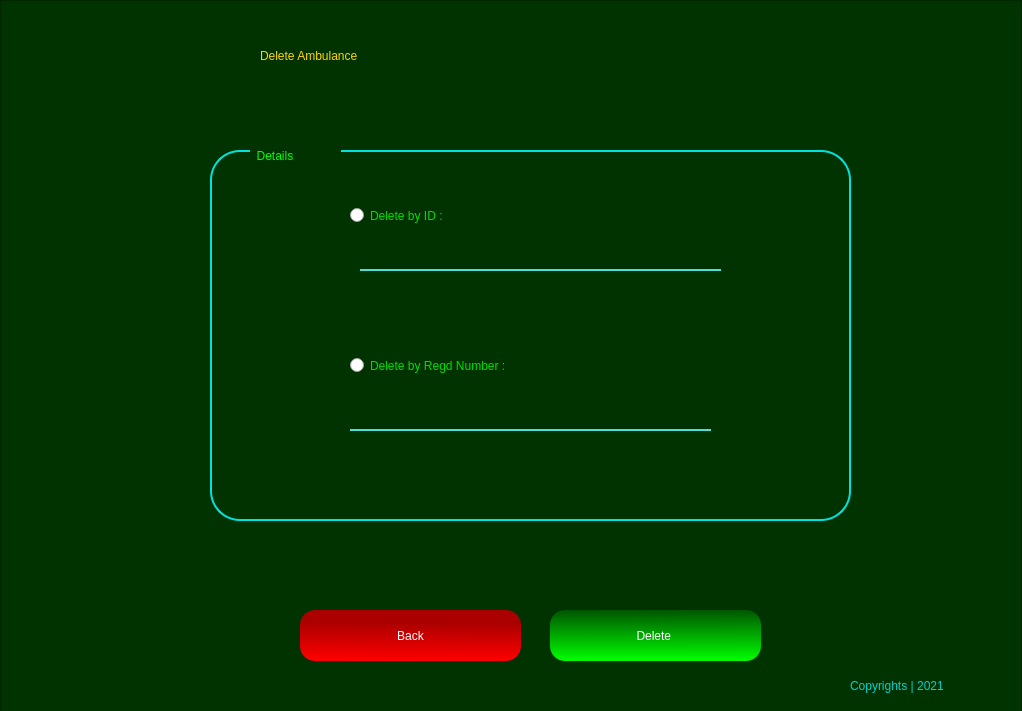
<?xml version="1.0" encoding="UTF-8"?>
<ui version="4.0">
 <class>Form</class>
 <widget class="QWidget" name="Form">
  <property name="geometry">
   <rect>
    <x>0</x>
    <y>0</y>
    <width>1022</width>
    <height>711</height>
   </rect>
  </property>
  <property name="windowTitle">
   <string>Form</string>
  </property>
  <widget class="QFrame" name="frame">
   <property name="geometry">
    <rect>
     <x>0</x>
     <y>0</y>
     <width>1022</width>
     <height>713</height>
    </rect>
   </property>
   <property name="styleSheet">
    <string notr="true">QFrame{

background-color: rgb(0, 51, 0);
color: rgb(0,255,0);

}
</string>
   </property>
   <property name="frameShape">
    <enum>QFrame::StyledPanel</enum>
   </property>
   <property name="frameShadow">
    <enum>QFrame::Raised</enum>
   </property>
   <widget class="QLabel" name="label_5">
    <property name="geometry">
     <rect>
      <x>260</x>
      <y>30</y>
      <width>611</width>
      <height>51</height>
     </rect>
    </property>
    <property name="styleSheet">
     <string notr="true">font: 87 32pt &quot;Arial Black&quot;;
color: rgb(255, 213, 0);</string>
    </property>
    <property name="text">
     <string>Delete Ambulance</string>
    </property>
   </widget>
   <widget class="QPushButton" name="delBtn">
    <property name="geometry">
     <rect>
      <x>550</x>
      <y>610</y>
      <width>211</width>
      <height>51</height>
     </rect>
    </property>
    <property name="styleSheet">
     <string notr="true">QPushButton{
background-color: qlineargradient(spread:pad, x1:0.498, y1:0, x2:0.507, y2:1, stop:0 rgba(0, 85, 0, 255), stop:1 rgba(0, 255, 0, 255));
border-radius:15px;
color: #FFF;
	font: 75 14pt &quot;Microsoft PhagsPa&quot;;

}

QPushButton:hover{

	background-color: rgb(0, 118, 0);
}</string>
    </property>
    <property name="text">
     <string>Delete </string>
    </property>
   </widget>
   <widget class="QPushButton" name="backBtn">
    <property name="geometry">
     <rect>
      <x>300</x>
      <y>610</y>
      <width>221</width>
      <height>51</height>
     </rect>
    </property>
    <property name="styleSheet">
     <string notr="true">QPushButton{
background-color: qlineargradient(spread:pad, x1:0.512, y1:0.238636, x2:0.493, y2:1, stop:0 rgba(170, 0, 0, 255), stop:1 rgba(255, 0, 0, 255));
border-radius:15px;
color: #FFF;
	font: 75 14pt &quot;Microsoft PhagsPa&quot;;

}

QPushButton:hover{

	background-color: rgb(138, 0, 0);
}</string>
    </property>
    <property name="text">
     <string>Back</string>
    </property>
   </widget>
   <widget class="QLabel" name="label_7">
    <property name="geometry">
     <rect>
      <x>10</x>
      <y>650</y>
      <width>51</width>
      <height>51</height>
     </rect>
    </property>
    <property name="styleSheet">
     <string notr="true">background-image: url(:/newPrefix/—Pngtree—red and black logo_5517319.png);</string>
    </property>
    <property name="text">
     <string/>
    </property>
    <property name="pixmap">
     <pixmap resource="mainLogo.qrc">:/newPrefix/—Pngtree—red and black logo_5517319.png</pixmap>
    </property>
    <property name="scaledContents">
     <bool>true</bool>
    </property>
   </widget>
   <widget class="QLabel" name="label_8">
    <property name="geometry">
     <rect>
      <x>850</x>
      <y>670</y>
      <width>161</width>
      <height>31</height>
     </rect>
    </property>
    <property name="styleSheet">
     <string notr="true">font: 25 12pt &quot;Bahnschrift Light&quot;;
color: rgb(0, 208, 208);</string>
    </property>
    <property name="text">
     <string>Copyrights | 2021</string>
    </property>
   </widget>
   <widget class="QFrame" name="frame_2">
    <property name="geometry">
     <rect>
      <x>210</x>
      <y>150</y>
      <width>641</width>
      <height>371</height>
     </rect>
    </property>
    <property name="styleSheet">
     <string notr="true">QFrame{

border: 2px solid rgb(0, 226, 226);
border-radius: 30px;

}</string>
    </property>
    <property name="frameShape">
     <enum>QFrame::StyledPanel</enum>
    </property>
    <property name="frameShadow">
     <enum>QFrame::Raised</enum>
    </property>
    <widget class="QLabel" name="label">
     <property name="geometry">
      <rect>
       <x>40</x>
       <y>-10</y>
       <width>91</width>
       <height>31</height>
      </rect>
     </property>
     <property name="styleSheet">
      <string notr="true">border: none;
font: 12pt &quot;MS Shell Dlg 2&quot;;</string>
     </property>
     <property name="text">
      <string>  Details</string>
     </property>
    </widget>
    <widget class="QRadioButton" name="idRadio">
     <property name="geometry">
      <rect>
       <x>140</x>
       <y>40</y>
       <width>291</width>
       <height>51</height>
      </rect>
     </property>
     <property name="styleSheet">
      <string notr="true">font: 16pt &quot;Myanmar Text&quot;;
color: rgb(0, 222, 0)</string>
     </property>
     <property name="text">
      <string>Delete by ID :</string>
     </property>
    </widget>
    <widget class="QLineEdit" name="idTxt">
     <property name="geometry">
      <rect>
       <x>150</x>
       <y>80</y>
       <width>361</width>
       <height>41</height>
      </rect>
     </property>
     <property name="styleSheet">
      <string notr="true">QLineEdit{
background-color: rgb(0, 51, 0);
border-top:none;
border-left: none;
border-right: none;
border-bottom: 2px solid rgb(74, 224, 222);

}</string>
     </property>
    </widget>
    <widget class="QRadioButton" name="regdRadio">
     <property name="geometry">
      <rect>
       <x>140</x>
       <y>190</y>
       <width>411</width>
       <height>51</height>
      </rect>
     </property>
     <property name="styleSheet">
      <string notr="true">font: 16pt &quot;Myanmar Text&quot;;
color: rgb(0, 222, 0)</string>
     </property>
     <property name="text">
      <string>Delete by Regd Number :</string>
     </property>
    </widget>
    <widget class="QLineEdit" name="regdTxt">
     <property name="geometry">
      <rect>
       <x>140</x>
       <y>240</y>
       <width>361</width>
       <height>41</height>
      </rect>
     </property>
     <property name="styleSheet">
      <string notr="true">QLineEdit{
background-color: rgb(0, 51, 0);
border-top:none;
border-left: none;
border-right: none;
border-bottom: 2px solid rgb(74, 224, 222);

}</string>
     </property>
    </widget>
   </widget>
  </widget>
 </widget>
 <resources>
  <include location="mainLogo.qrc"/>
  <include location="mainLogo.qrc"/>
 </resources>
 <connections/>
</ui>
